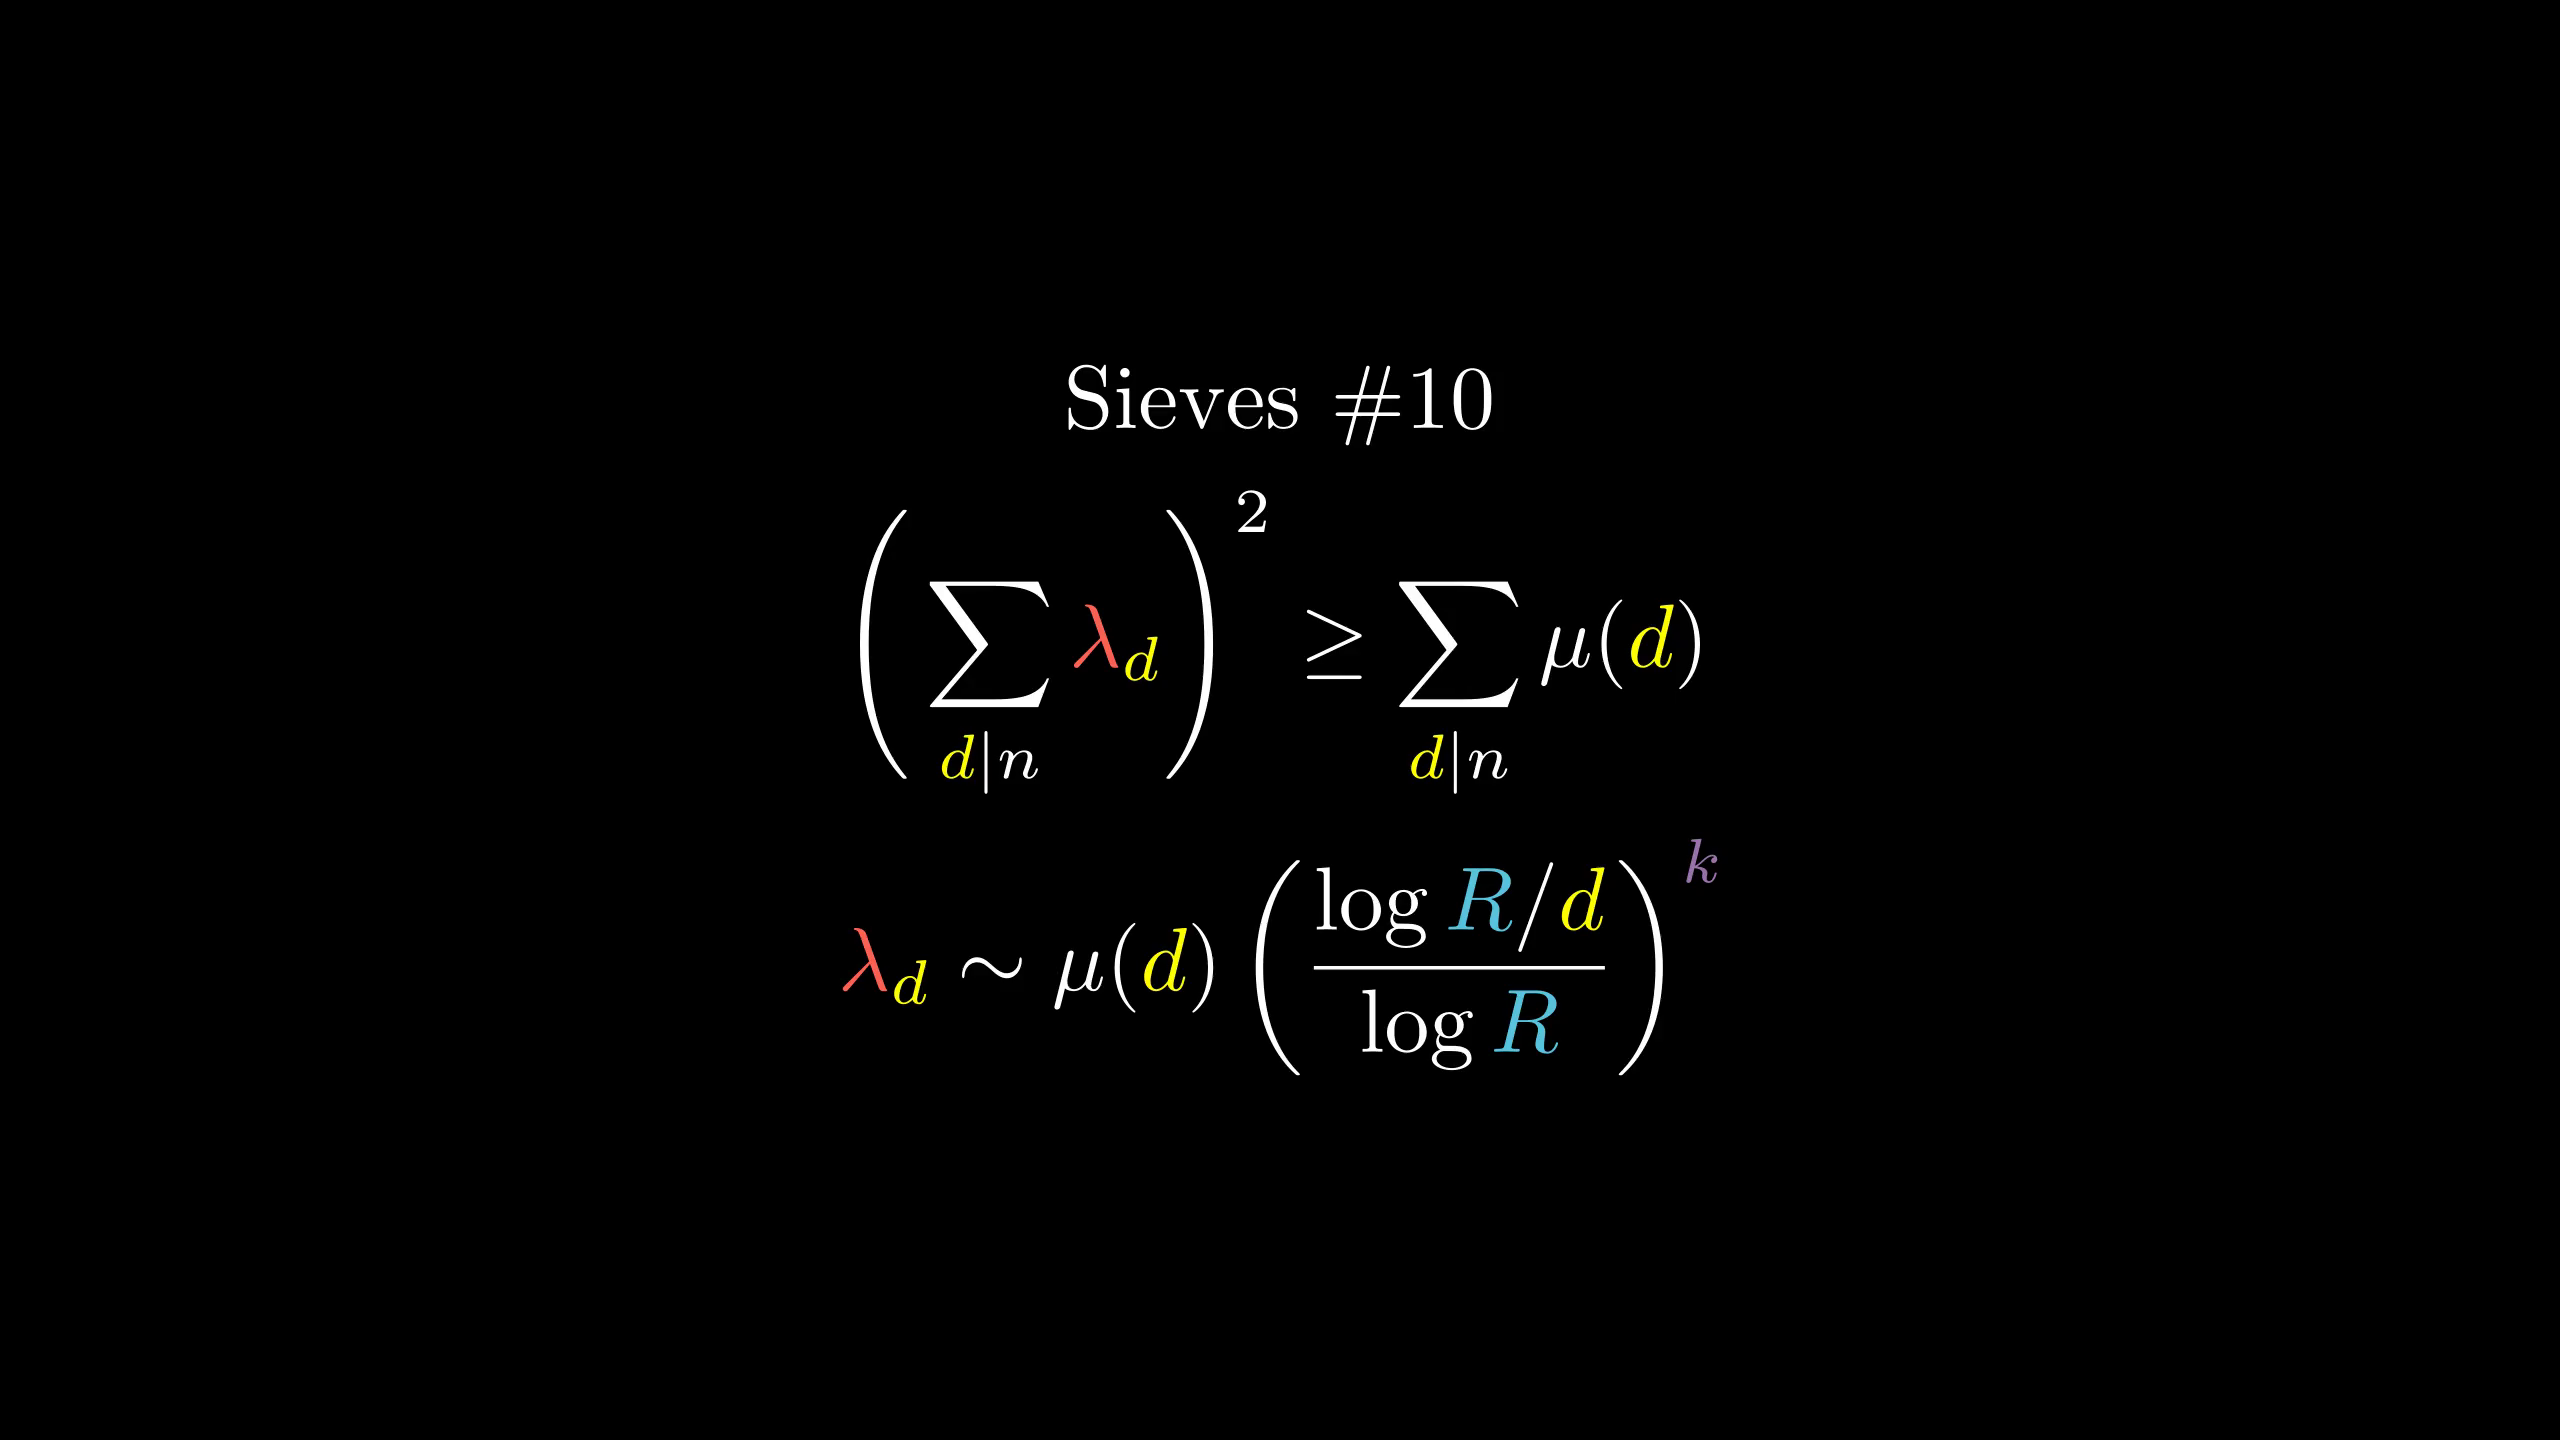

Generate this figure with Python:
from manimlib.imports import *

class FooScene(Scene):
    def construct(self):
        cm={
                "R":BLUE,
                r"\lambda":RED,
                "_d":YELLOW,
                "{d}":YELLOW,
                "^k":PURPLE
        }
        tit=TextMobject(r"Sieves \#10")
        fml=TexMobject(r"\Bigg(\sum_{{d}|n}\lambda_d\Bigg)^2\ge\sum_{{d}|n}\mu({d})",tex_to_color_map=cm)
        fml2=TexMobject(r"\lambda_d\sim\mu({d})\left(\log R/{d}\over\log R\right)^k",tex_to_color_map=cm)
        self.add(VGroup(tit,fml,fml2).arrange(DOWN))
        self.wait()
